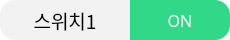
<?xml version="1.0" encoding="UTF-8"?>
<ui version="4.0">
 <class>controlButtonBox</class>
 <widget class="QWidget" name="controlButtonBox">
  <property name="geometry">
   <rect>
    <x>0</x>
    <y>0</y>
    <width>230</width>
    <height>40</height>
   </rect>
  </property>
  <property name="windowTitle">
   <string>Energy Control Button</string>
  </property>
  <property name="styleSheet">
   <string notr="true">background-color: rgb(255, 255, 255);</string>
  </property>
  <widget class="QLabel" name="button_text_label">
   <property name="geometry">
    <rect>
     <x>0</x>
     <y>0</y>
     <width>130</width>
     <height>40</height>
    </rect>
   </property>
   <property name="font">
    <font>
     <family>나눔바른펜</family>
     <pointsize>14</pointsize>
    </font>
   </property>
   <property name="styleSheet">
    <string notr="true">background-color: rgb(242, 242, 242);
border-top-left-radius: 15%;
border-bottom-left-radius: 15%;</string>
   </property>
   <property name="text">
    <string>스위치1</string>
   </property>
   <property name="alignment">
    <set>Qt::AlignCenter</set>
   </property>
  </widget>
  <widget class="QPushButton" name="button_push">
   <property name="geometry">
    <rect>
     <x>130</x>
     <y>0</y>
     <width>100</width>
     <height>40</height>
    </rect>
   </property>
   <property name="font">
    <font>
     <family>나눔바른펜</family>
     <pointsize>12</pointsize>
    </font>
   </property>
   <property name="cursor">
    <cursorShape>PointingHandCursor</cursorShape>
   </property>
   <property name="styleSheet">
    <string notr="true">border:none;
background-color: rgb(48, 216, 136);
color: white;
border-top-right-radius: 15%;
border-bottom-right-radius: 15%;</string>
   </property>
   <property name="text">
    <string>ON</string>
   </property>
  </widget>
 </widget>
 <resources/>
 <connections/>
</ui>
